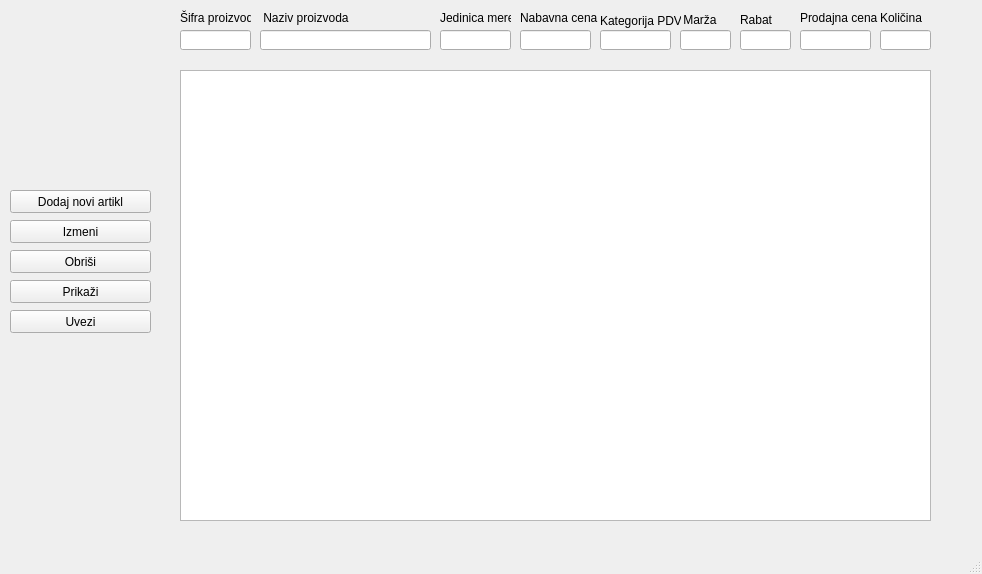
<?xml version="1.0" encoding="UTF-8"?>
<ui version="4.0">
 <class>FormaArtikl</class>
 <widget class="QMainWindow" name="FormaArtikl">
  <property name="geometry">
   <rect>
    <x>0</x>
    <y>0</y>
    <width>982</width>
    <height>574</height>
   </rect>
  </property>
  <property name="windowTitle">
   <string>Artikli</string>
  </property>
  <widget class="QWidget" name="centralwidget">
   <widget class="QTableView" name="tabelaArtikli">
    <property name="geometry">
     <rect>
      <x>180</x>
      <y>70</y>
      <width>751</width>
      <height>451</height>
     </rect>
    </property>
   </widget>
   <widget class="QLineEdit" name="sifra">
    <property name="geometry">
     <rect>
      <x>180</x>
      <y>30</y>
      <width>71</width>
      <height>20</height>
     </rect>
    </property>
   </widget>
   <widget class="QLineEdit" name="naziv">
    <property name="geometry">
     <rect>
      <x>260</x>
      <y>30</y>
      <width>171</width>
      <height>20</height>
     </rect>
    </property>
   </widget>
   <widget class="QLineEdit" name="jedinicamere">
    <property name="geometry">
     <rect>
      <x>440</x>
      <y>30</y>
      <width>71</width>
      <height>20</height>
     </rect>
    </property>
   </widget>
   <widget class="QLineEdit" name="nabavnacena">
    <property name="geometry">
     <rect>
      <x>520</x>
      <y>30</y>
      <width>71</width>
      <height>20</height>
     </rect>
    </property>
   </widget>
   <widget class="QLineEdit" name="kategorijapdv">
    <property name="geometry">
     <rect>
      <x>600</x>
      <y>30</y>
      <width>71</width>
      <height>20</height>
     </rect>
    </property>
   </widget>
   <widget class="QLineEdit" name="marza">
    <property name="geometry">
     <rect>
      <x>680</x>
      <y>30</y>
      <width>51</width>
      <height>20</height>
     </rect>
    </property>
   </widget>
   <widget class="QLineEdit" name="rabat">
    <property name="geometry">
     <rect>
      <x>740</x>
      <y>30</y>
      <width>51</width>
      <height>20</height>
     </rect>
    </property>
   </widget>
   <widget class="QLineEdit" name="prodajnacena">
    <property name="geometry">
     <rect>
      <x>800</x>
      <y>30</y>
      <width>71</width>
      <height>20</height>
     </rect>
    </property>
   </widget>
   <widget class="QLineEdit" name="kolicina">
    <property name="geometry">
     <rect>
      <x>880</x>
      <y>30</y>
      <width>51</width>
      <height>20</height>
     </rect>
    </property>
   </widget>
   <widget class="QLabel" name="labelaSifra">
    <property name="geometry">
     <rect>
      <x>180</x>
      <y>10</y>
      <width>71</width>
      <height>16</height>
     </rect>
    </property>
    <property name="text">
     <string>Šifra proizvoda</string>
    </property>
   </widget>
   <widget class="QLabel" name="labelaNaziv">
    <property name="geometry">
     <rect>
      <x>260</x>
      <y>10</y>
      <width>101</width>
      <height>16</height>
     </rect>
    </property>
    <property name="text">
     <string> Naziv proizvoda</string>
    </property>
   </widget>
   <widget class="QLabel" name="labelaJedinicamere">
    <property name="geometry">
     <rect>
      <x>440</x>
      <y>10</y>
      <width>71</width>
      <height>16</height>
     </rect>
    </property>
    <property name="text">
     <string>Jedinica mere</string>
    </property>
   </widget>
   <widget class="QLabel" name="labelaNabavnacena">
    <property name="geometry">
     <rect>
      <x>520</x>
      <y>10</y>
      <width>81</width>
      <height>16</height>
     </rect>
    </property>
    <property name="text">
     <string>Nabavna cena</string>
    </property>
   </widget>
   <widget class="QLabel" name="labelaKategorijaPDV">
    <property name="geometry">
     <rect>
      <x>600</x>
      <y>10</y>
      <width>81</width>
      <height>21</height>
     </rect>
    </property>
    <property name="text">
     <string>Kategorija PDV</string>
    </property>
   </widget>
   <widget class="QLabel" name="labelaMarza">
    <property name="geometry">
     <rect>
      <x>680</x>
      <y>10</y>
      <width>71</width>
      <height>20</height>
     </rect>
    </property>
    <property name="text">
     <string> Marža</string>
    </property>
   </widget>
   <widget class="QLabel" name="labelaRabat">
    <property name="geometry">
     <rect>
      <x>740</x>
      <y>10</y>
      <width>61</width>
      <height>20</height>
     </rect>
    </property>
    <property name="text">
     <string>Rabat</string>
    </property>
   </widget>
   <widget class="QLabel" name="labelaProdajnacena">
    <property name="geometry">
     <rect>
      <x>800</x>
      <y>10</y>
      <width>81</width>
      <height>16</height>
     </rect>
    </property>
    <property name="text">
     <string>Prodajna cena</string>
    </property>
   </widget>
   <widget class="QLabel" name="labelaKolicina">
    <property name="geometry">
     <rect>
      <x>880</x>
      <y>10</y>
      <width>71</width>
      <height>16</height>
     </rect>
    </property>
    <property name="text">
     <string>Količina</string>
    </property>
   </widget>
   <widget class="QPushButton" name="dodajArtikl">
    <property name="geometry">
     <rect>
      <x>10</x>
      <y>190</y>
      <width>141</width>
      <height>23</height>
     </rect>
    </property>
    <property name="text">
     <string>Dodaj novi artikl</string>
    </property>
   </widget>
   <widget class="QPushButton" name="izmeniArtikl">
    <property name="geometry">
     <rect>
      <x>10</x>
      <y>220</y>
      <width>141</width>
      <height>23</height>
     </rect>
    </property>
    <property name="text">
     <string>Izmeni</string>
    </property>
   </widget>
   <widget class="QPushButton" name="obrisiArtikl">
    <property name="geometry">
     <rect>
      <x>10</x>
      <y>250</y>
      <width>141</width>
      <height>23</height>
     </rect>
    </property>
    <property name="text">
     <string>Obriši</string>
    </property>
   </widget>
   <widget class="QPushButton" name="prikaziArtikle">
    <property name="geometry">
     <rect>
      <x>10</x>
      <y>280</y>
      <width>141</width>
      <height>23</height>
     </rect>
    </property>
    <property name="text">
     <string>Prikaži</string>
    </property>
   </widget>
   <widget class="QPushButton" name="uveziArtikle">
    <property name="geometry">
     <rect>
      <x>10</x>
      <y>310</y>
      <width>141</width>
      <height>23</height>
     </rect>
    </property>
    <property name="text">
     <string>Uvezi</string>
    </property>
   </widget>
  </widget>
  <widget class="QMenuBar" name="menubar">
   <property name="geometry">
    <rect>
     <x>0</x>
     <y>0</y>
     <width>982</width>
     <height>21</height>
    </rect>
   </property>
  </widget>
  <widget class="QStatusBar" name="statusbar"/>
 </widget>
 <resources/>
 <connections/>
</ui>
